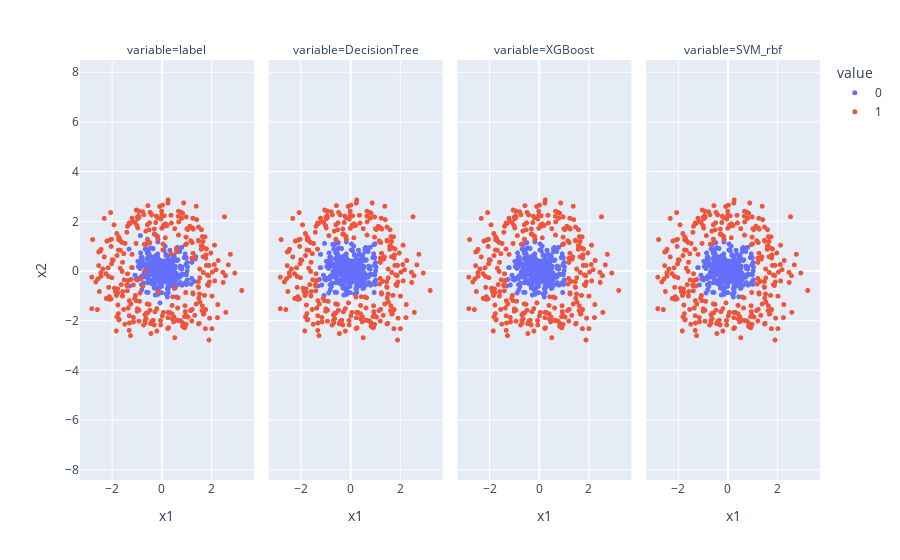

Here is the notebook cell this chart was saved with:
### Code cell
fig = px.scatter(
    Xy_test.melt(id_vars=['x1','x2'],value_vars=['label','DecisionTree','XGBoost','SVM_rbf']),
    x='x1',
    y='x2',
    facet_col='variable',
    color='value'
)
fig.update_traces(
    marker={'size':5}
)
fig.update_yaxes(
    scaleanchor='x',
    scaleratio=1
)

### Figure 1 — Plotly figure (JSON) as saved in the notebook; plotly's stock layout.template omitted (floating-point values rounded to 4 significant figures; data arrays with more than 128 entries replaced by an {"elided": "..."} marker saying what was removed)
{"data": [{"hovertemplate": "value=0<br>variable=label<br>x1=%{x}<br>x2=%{y}<extra></extra>", "legendgroup": "0", "marker": {"color": "#636efa", "size": 5, "symbol": "circle"}, "mode": "markers", "name": "0", "showlegend": true, "type": "scattergl", "x": {"elided": "296 float values"}, "xaxis": "x", "y": {"elided": "296 float values"}, "yaxis": "y"}, {"hovertemplate": "value=0<br>variable=DecisionTree<br>x1=%{x}<br>x2=%{y}<extra></extra>", "legendgroup": "0", "marker": {"color": "#636efa", "size": 5, "symbol": "circle"}, "mode": "markers", "name": "0", "showlegend": false, "type": "scattergl", "x": {"elided": "305 float values"}, "xaxis": "x2", "y": {"elided": "305 float values"}, "yaxis": "y2"}, {"hovertemplate": "value=0<br>variable=XGBoost<br>x1=%{x}<br>x2=%{y}<extra></extra>", "legendgroup": "0", "marker": {"color": "#636efa", "size": 5, "symbol": "circle"}, "mode": "markers", "name": "0", "showlegend": false, "type": "scattergl", "x": {"elided": "300 float values"}, "xaxis": "x3", "y": {"elided": "300 float values"}, "yaxis": "y3"}, {"hovertemplate": "value=0<br>variable=SVM_rbf<br>x1=%{x}<br>x2=%{y}<extra></extra>", "legendgroup": "0", "marker": {"color": "#636efa", "size": 5, "symbol": "circle"}, "mode": "markers", "name": "0", "showlegend": false, "type": "scattergl", "x": {"elided": "297 float values"}, "xaxis": "x4", "y": {"elided": "297 float values"}, "yaxis": "y4"}, {"hovertemplate": "value=1<br>variable=label<br>x1=%{x}<br>x2=%{y}<extra></extra>", "legendgroup": "1", "marker": {"color": "#EF553B", "size": 5, "symbol": "circle"}, "mode": "markers", "name": "1", "showlegend": true, "type": "scattergl", "x": {"elided": "304 float values"}, "xaxis": "x", "y": {"elided": "304 float values"}, "yaxis": "y"}, {"hovertemplate": "value=1<br>variable=DecisionTree<br>x1=%{x}<br>x2=%{y}<extra></extra>", "legendgroup": "1", "marker": {"color": "#EF553B", "size": 5, "symbol": "circle"}, "mode": "markers", "name": "1", "showlegend": false, "type": "scattergl", "x": {"elided": "295 float values"}, "xaxis": "x2", "y": {"elided": "295 float values"}, "yaxis": "y2"}, {"hovertemplate": "value=1<br>variable=XGBoost<br>x1=%{x}<br>x2=%{y}<extra></extra>", "legendgroup": "1", "marker": {"color": "#EF553B", "size": 5, "symbol": "circle"}, "mode": "markers", "name": "1", "showlegend": false, "type": "scattergl", "x": {"elided": "300 float values"}, "xaxis": "x3", "y": {"elided": "300 float values"}, "yaxis": "y3"}, {"hovertemplate": "value=1<br>variable=SVM_rbf<br>x1=%{x}<br>x2=%{y}<extra></extra>", "legendgroup": "1", "marker": {"color": "#EF553B", "size": 5, "symbol": "circle"}, "mode": "markers", "name": "1", "showlegend": false, "type": "scattergl", "x": {"elided": "303 float values"}, "xaxis": "x4", "y": {"elided": "303 float values"}, "yaxis": "y4"}], "layout": {"annotations": [{"font": {}, "showarrow": false, "text": "variable=label", "x": 0.1175, "xanchor": "center", "xref": "paper", "y": 1, "yanchor": "bottom", "yref": "paper"}, {"font": {}, "showarrow": false, "text": "variable=DecisionTree", "x": 0.3725, "xanchor": "center", "xref": "paper", "y": 1, "yanchor": "bottom", "yref": "paper"}, {"font": {}, "showarrow": false, "text": "variable=XGBoost", "x": 0.6275, "xanchor": "center", "xref": "paper", "y": 1, "yanchor": "bottom", "yref": "paper"}, {"font": {}, "showarrow": false, "text": "variable=SVM_rbf", "x": 0.8825, "xanchor": "center", "xref": "paper", "y": 1, "yanchor": "bottom", "yref": "paper"}], "legend": {"title": {"text": "value"}, "tracegroupgap": 0}, "margin": {"t": 60}, "xaxis": {"anchor": "y", "domain": [0, 0.235], "title": {"text": "x1"}}, "xaxis2": {"anchor": "y2", "domain": [0.255, 0.49], "matches": "x", "title": {"text": "x1"}}, "xaxis3": {"anchor": "y3", "domain": [0.51, 0.745], "matches": "x", "title": {"text": "x1"}}, "xaxis4": {"anchor": "y4", "domain": [0.765, 1.0], "matches": "x", "title": {"text": "x1"}}, "yaxis": {"anchor": "x", "domain": [0, 1], "scaleanchor": "x", "scaleratio": 1, "title": {"text": "x2"}}, "yaxis2": {"anchor": "x2", "domain": [0, 1], "matches": "y", "scaleanchor": "x", "scaleratio": 1, "showticklabels": false}, "yaxis3": {"anchor": "x3", "domain": [0, 1], "matches": "y", "scaleanchor": "x", "scaleratio": 1, "showticklabels": false}, "yaxis4": {"anchor": "x4", "domain": [0, 1], "matches": "y", "scaleanchor": "x", "scaleratio": 1, "showticklabels": false}}}
